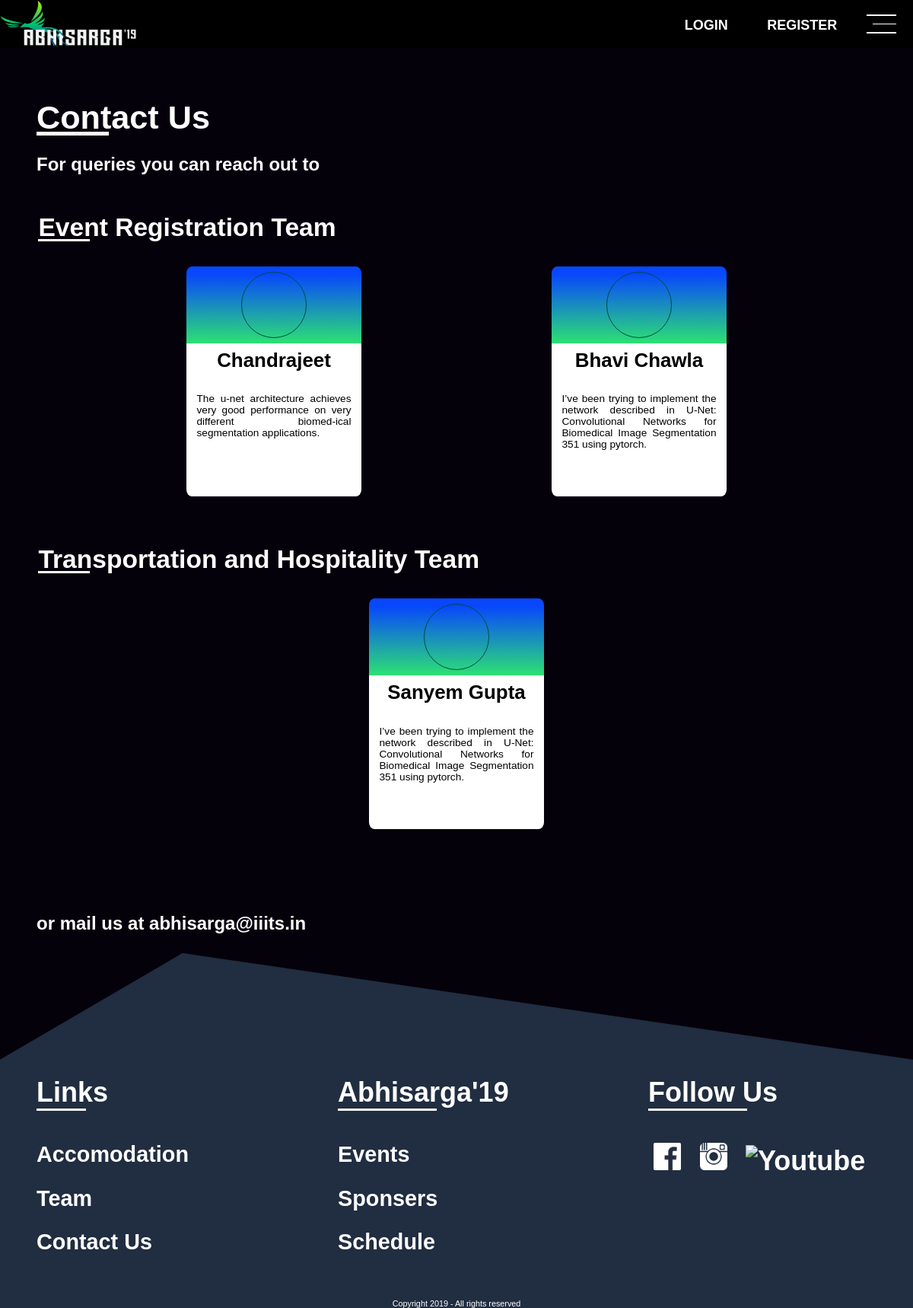
Page /other/contactus/ on the earlier database version.
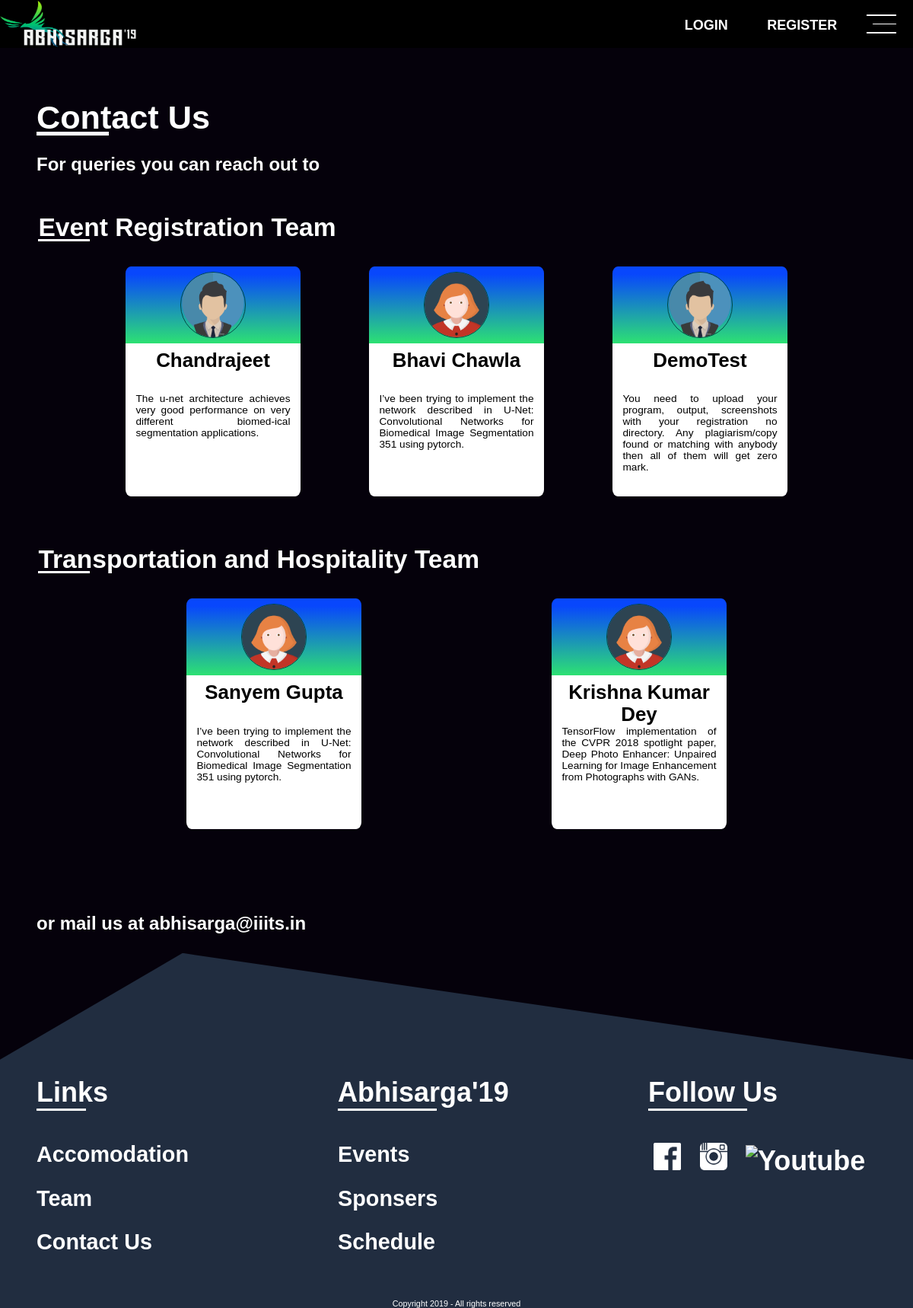
Same page on the later database version.
### Other/models.py (models this page shows, shortened)
class TeamCategory(models.Model):
	name = models.CharField(max_length=200, null=True, blank=True)

class Volunteer(models.Model):
	category = models.ForeignKey(TeamCategory, on_delete=models.CASCADE, related_name="team")
	name = models.CharField(max_length=200, null=True, blank=True)
	avatar = models.ImageField(upload_to=get_avatar_path, null=True, blank=True)
	description = models.TextField()
	designation = models.CharField(max_length=200, null=True, blank=True)
	mobile_no = models.CharField(max_length=100, null=True, blank=True)
	email = models.CharField(max_length=100, null=True, blank=True)
	facebook_link = models.CharField(max_length=200, null=True, blank=True)
	instagram_link = models.CharField(max_length=200, null=True, blank=True)
	linkedin_link = models.CharField(max_length=200, null=True, blank=True)

### Other/views.py (the view)
def contactUs(request):
	if request.method == 'GET':
		contact_page = 'Other/contact_page.html'
		category = TeamCategory.objects.all()
		all_volunteer = list()
		for cat in category:
			volunteers = Volunteer.objects.filter(category__id=cat.id)
			all_volunteer.append({"category":cat, "volunteers":volunteers})
		return render(request, contact_page, {"objects":all_volunteer})

### Other/templates/Other/contact_page.html (shortened to what this page needs)
{% extends 'UserAuth/index.html' %}
{% load staticfiles %}
{% block link %}
<link rel="stylesheet" type="text/css" href="{% static 'assets/css/usercard.css' %}">
<link rel="stylesheet" type="text/css" href="{% static 'assets/css/contact.css' %}">
<link rel="stylesheet" type="text/css" href="{% static 'assets/css/common.css' %}">
{% endblock %}
{% block content %}
<div id="bar">
  <img src="{% static 'assets/img/default-logo.png' %}" alt="Abhisarga 2K19" id="bar-logo">
  <div id="menu" onclick="menuopen()">
    <div></div>
    <div></div>
    <div></div>
  </div>
  {% if request.user.is_authenticated %}
  <div id="login">
    <a href="{% url 'UserAuth:logout' %}">Log Out</a>
  </div>
  <div id="register">
    <a href="javascript:function()">Profile</a>
  </div>
  {% else %}
  <div id="register">
    <a href="{% url 'UserAuth:user_registration' %}">REGISTER</a>
  </div>
  <div id="login">
    <a href="{% url 'UserAuth:user_login' %}">LOGIN</a>
  </div>
  {% endif %}
</div>
<div class="contact-head">
  <h1>Contact Us</h1>
  <p>
    For queries you can reach out to
  </p>
</div>
{% for object in objects %}
<div class="contact-department">
  <h1>{{ object.category.name }}</h1>
  <div class="contact-cards">
    {% for volunteer in object.volunteers %}
    <div class="user-card">
      <div class="user-details">
        <h1>{{ volunteer.name }}</h1>
        <p>
          {{ volunteer.description }}
        </p>
      </div>
      <div class="user-full">
        <div class="user-image">
          {% if volunteer.avatar %}
          <img src="{{ volunteer.avatar.url }}" alt="{{ volunteer.name }}">
          {% endif %}
        </div>
      </div>
    </div>
    {% endfor %}
  </div>
</div>
{% endfor %}
<div class="contact-head">
  <p>
    or mail us at <a href="mailto:abhisarga@iiits.in">abhisarga@iiits.in</a>
  </p>
</div>
{% endblock %}

### UserAuth/templates/UserAuth/index.html (shortened to what this page needs)
{% load staticfiles %}
<!DOCTYPE html>
<html lang="en">
	<head>
	{% block link %}
	{% endblock %}
  </head>
  <body onload="initialize()">
    {% block content %}
    {% endblock %}
    <div id="footer">
			<div id="links">
				<div>
					Links
					<hr align="left" width="20%">
				</div>
				<ul>
					<li><a href="{% url 'Accomodation:accomodation' %}">Accomodation</a></li>
					<li><a href="#">Team</a></li>
					<li><a href="{% url 'Other:contactus' %}">Contact Us</a></li>
				</ul>
			</div>
			<div id="title">
				<div>
					Abhisarga'19
					<hr align="left" width="40%">
				</div>
				<ul>
					<li><a href="{% url 'Event:events' %}">Events</a></li>
					<li><a href="#">Sponsers</a></li>
					<li><a href="#">Schedule</a></li>
				</ul>
			</div>
			<div id="social">
				<div>
					Follow Us
					<hr align="left" width="40%">
				</div>
				<br>
				<a href="https://www.facebook.com/abhisarga/"><img src="{% static 'assets/img/fb.png' %}" alt="Facebook"></a>
				<a href="https://www.instagram.com/abhisarga/"><img src="{% static 'assets/img/insta.png' %}" alt="Instagram"></a>
				<a href="https://www.youtube.com/channel/UCf1DbeeTKGzpwRv9X7YECfg"><img src="{% static 'assets/img/youtube.png' %}" alt="Youtube"></a>
			</div>
			<div id="copyright">Copyright 2019 - All rights reserved</div>
    </div>
  </body>
</html>

### static/assets/css/usercard.css (style rules this page uses)
div { margin: 0; padding: 0; }
a { text-decoration: none; color: #fff; }
.user-card { display: inline-block; margin: 1em 2em; font-size: 1em; position: relative; height: 21em; width: 16em; border-radius: 3%; overflow: hidden; font-family: 'Description', sans-serif; }
.user-card .user-full { height: 7em; width: 100%; position: absolute; top: 0; left: 0; background-image: linear-gradient(to top, #2de173, #0847fc 90%); transition: height 0.3s; -webkit-transition: height 0.3s; overflow: hidden; }
.user-card .user-image { height: 6em; width: 6em; box-sizing: border-box; margin: 0.5em auto; border-radius: 50%; border: 0.1em solid #014a43; overflow: hidden; position: relative; }
.user-card .user-image img { position: absolute; left: -2%; top: -2%; width: 104%; height: 104%; }
.user-card .user-details { box-sizing: border-box; height: 14em; width: 16em; position: absolute; left: 0; bottom: 0; background: #fff; color: #000; }
.user-card .user-details h1 { box-sizing: content-box; font-size: 1.8em; text-align: center; height: 1em; padding: 0.3em 0; margin: 0; padding-bottom: 0.7em; color: inherit; }
.user-card .user-details p { font-size: 0.95em; margin: 0; padding: 1em 1em; text-align: justify; }

### static/assets/css/contact.css (style rules this page uses)
body { padding: 0; margin: 0; background: #05010b; overflow-x: hidden; }
div { margin: 0; padding: 0; }
a { text-decoration: none; color: #fff; }
.contact-head { box-sizing: border-box; position: relative; width: 100%; font-size: 2vw; padding-top: 1em; padding-left: 2em; color: #fff; font-family: 'Headings', sans-serif; }
.contact-head > h1 { position: relative; font-size: 1.8em; padding: 0; padding-top: 1em; margin: 0; height: 1.1em; width: 11em; }
.contact-head h1::after { position: absolute; content: ""; width: 20%; height: 0.1em; left: 0; bottom: 0; background: #fff; }
.contact-head > p { margin: 0; padding: 0; font-weight: bold; margin: 1em 0; line-height: 1.2em; }
.contact-department { position: relative; width: 100%; font-size: 2vw; margin: 2em 0; font-family: 'Headings', sans-serif; }
.contact-department > h1 { position: relative; box-sizing: border-box; font-size: 1.4em; padding: 0 0 0.5em; margin: 0; margin-left: 1.5em; line-height: 1.2em; color: #fff; }
.contact-department > h1::after { position: absolute; content: ""; top: 1.05em; width: 2em; height: 0.1em; left: 0; background: #fff; }
.contact-cards { position: relative; display: flex; justify-content: space-around; flex-wrap: wrap; width: 80%; font-size: 0.6em; margin: 0 10%; }

### static/assets/css/common.css (style rules this page uses)
div { padding: 0; margin: 0; }
hr { height: 0.1em; background-color: #fff; margin: 0; border: 0; }
a { text-decoration: none; color: #fff; }
#bar { width: 100%; position: relative; font-size: 1.5vw; background-color: #000; height: 3.5em; font-family: 'Content', sans-serif; }
#bar-logo { height: 100%; width: 10em; }
#register { color: #fff; height: 3.5em; padding: 1.25em 0; width: 7em; text-align: center; font-weight: bold; float: right; }
#login { color: #fff; height: 3.5em; padding: 1.25em 0; width: 7em; text-align: center; font-weight: bold; float: right; }
#menu { height: 1.9em; margin: 0.8em 1.2em; width: 2.2em; display: flex; flex-direction: column; justify-content: space-around; cursor: pointer; float: right; }
#menu div { height: 5%; background: #fff; border: 0; width: 100%; }
#menu div:nth-child(2) { width: 80%; align-self: flex-end; }
#footer { width: 100%; position: relative; font-size: 3vw; padding-top: 4.5em; color: #fff; background: #212d40; clip-path: polygon(20% 0, 100% 30%, 100% 100%, 0 100%, 0 30%); display: flex; justify-content: space-around; flex-wrap: wrap; font-family: 'Headings', sans-serif; font-weight: bolder; }
#footer div div { width: 9em; }
#links { width: 25%; }
#title { width: 26%; }
#social { width: 25% }
#footer ul { font-size: 0.8em; line-height: 2em; list-style: none outside; padding-left: 0; }
#footer img { height: 1em; width: 1em; padding: 0; margin: 0 0.2em; }
#copyright { width: 100%; margin-top: 1.5em; font-weight: lighter; font-size: 0.3em; text-align: center; }

Differences in the rows shown:
changed Volunteer "Chandrajeet": avatar: picture added
changed Volunteer "Bhavi Chawla": avatar: picture added
added Volunteer: name "DemoTest", description "You need to upload your program, output, screenshots with your registration no directory. Any plagiarism/copy found or matching with anybody then all of them will get zero mark.", avatar (placeholder picture), shown under TeamCategory "Event Registration Team"
changed Volunteer "Sanyem Gupta": avatar: picture added
added Volunteer: name "Krishna Kumar Dey", description "TensorFlow implementation of the CVPR 2018 spotlight paper, Deep Photo Enhancer: Unpaired Learning for Image Enhancement from Photographs with GANs.", avatar (placeholder picture), shown under TeamCategory "Transportation and Hospitality Team"
